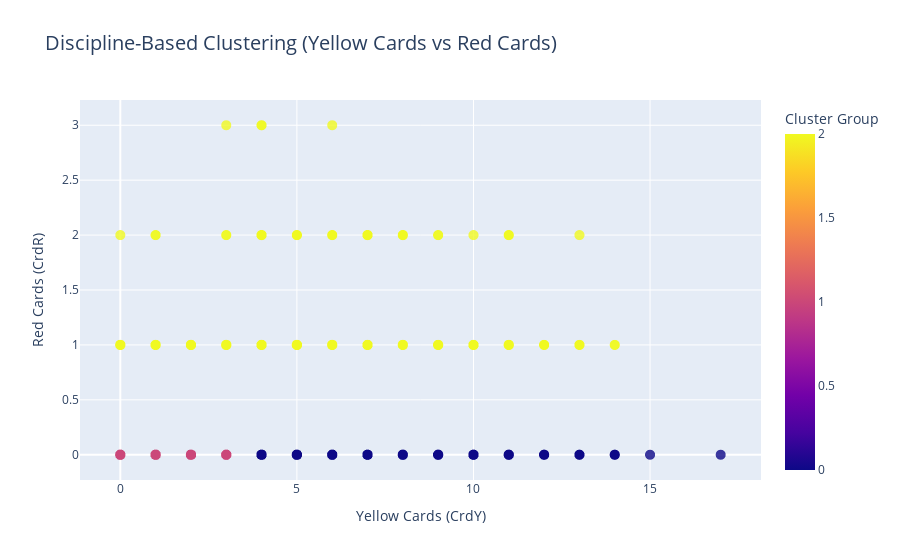
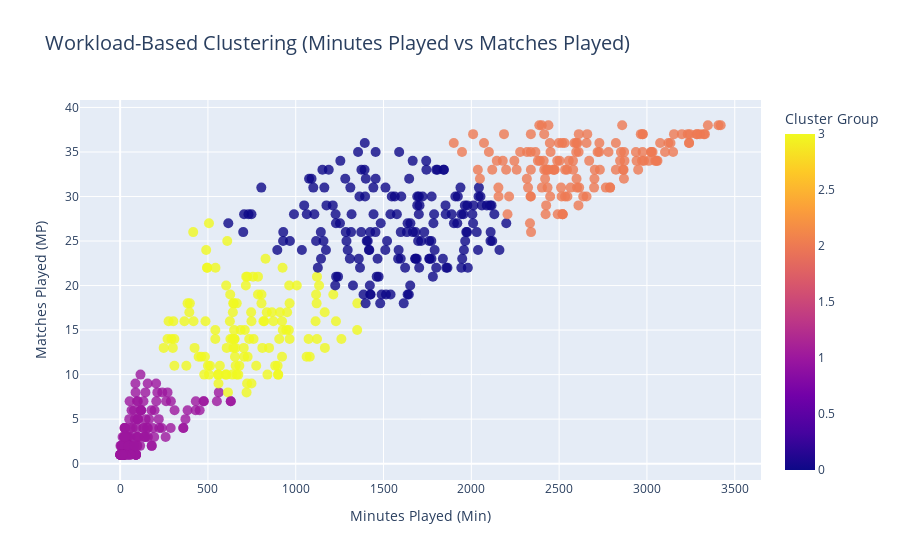
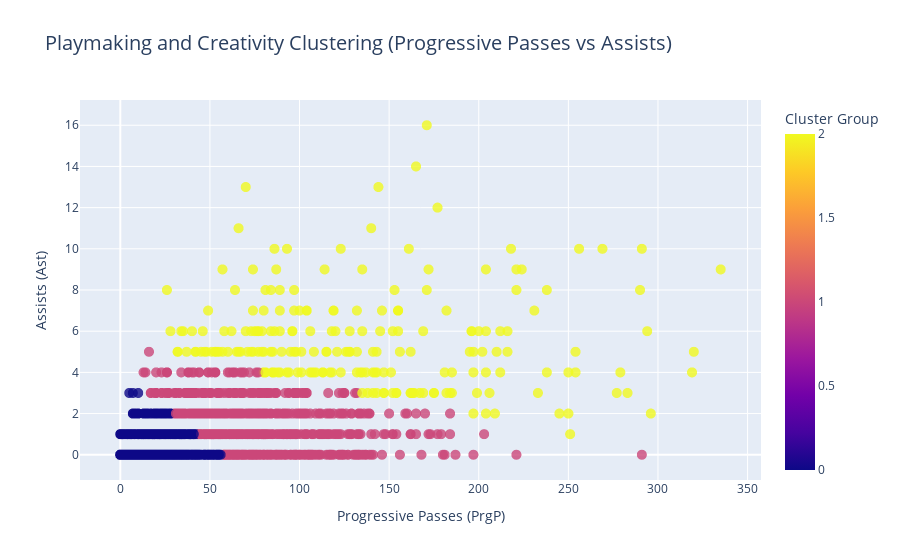
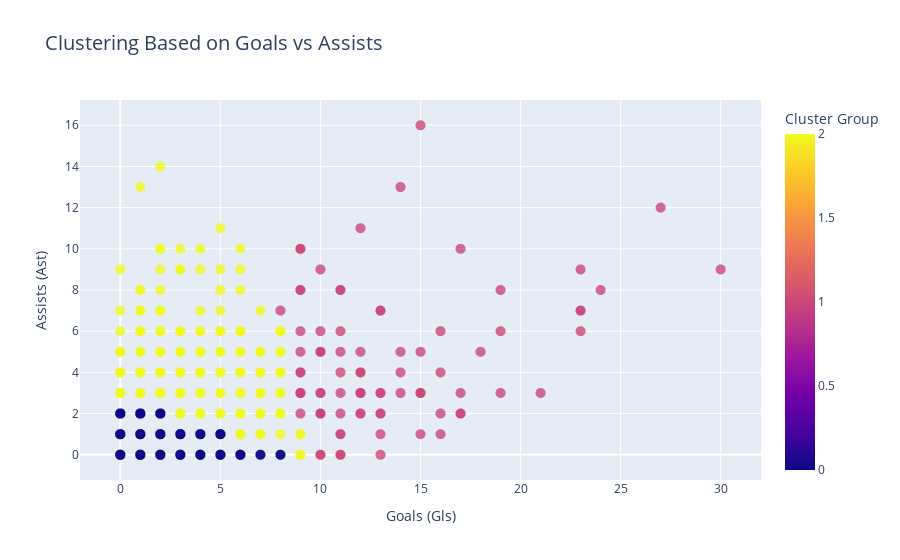

The code cell stored with these charts, in order, in its notebook:
### Code cell
import pandas as pd
from sklearn.cluster import KMeans
from sklearn.preprocessing import StandardScaler
import plotly.express as px

# Load player data
data = pd.read_csv('cleaned_dataset_no_index.csv')

# Helper function to perform interactive clustering and visualization
def interactive_cluster_and_visualize(data, columns, x_label, y_label, hover_name, n_clusters, title):
    # Filter data for the selected columns
    subset = data[columns + [hover_name]].dropna()

    # Normalize the data
    scaler = StandardScaler()
    scaled_data = scaler.fit_transform(subset[columns])

    # Apply K-Means clustering
    kmeans = KMeans(n_clusters=n_clusters, random_state=42)
    clusters = kmeans.fit_predict(scaled_data)

    # Add cluster labels to the data
    subset['Cluster'] = clusters

    # Interactive scatter plot with Plotly
    fig = px.scatter(
        subset,
        x=x_label,
        y=y_label,
        color='Cluster',
        hover_name=hover_name,
        title=title,
        color_continuous_scale=px.colors.sequential.Plasma,
        labels={'Cluster': 'Cluster Group'}
    )
    fig.update_traces(marker=dict(size=10, opacity=0.8), selector=dict(mode='markers'))
    fig.update_layout(title=dict(font=dict(size=20)), legend=dict(title='Cluster'))
    fig.show()

    # Return the clustered data
    return subset

# 1. Discipline-Based Clustering
discipline_columns = ['Yellow Cards (CrdY)', 'Red Cards (CrdR)']
discipline_clusters = interactive_cluster_and_visualize(
    data,
    discipline_columns,
    x_label='Yellow Cards (CrdY)',
    y_label='Red Cards (CrdR)',
    hover_name='Player',  # Ensure this column exists for hover text
    n_clusters=3,
    title="Discipline-Based Clustering (Yellow Cards vs Red Cards)"
)

# 2. Workload-Based Clustering
workload_columns = ['Minutes Played (Min)', 'Matches Played (MP)']
workload_clusters = interactive_cluster_and_visualize(
    data,
    workload_columns,
    x_label='Minutes Played (Min)',
    y_label='Matches Played (MP)',
    hover_name='Player',  # Ensure this column exists for hover text
    n_clusters=4,
    title="Workload-Based Clustering (Minutes Played vs Matches Played)"
)

# 3. Playmaking and Creativity Clustering
creativity_columns = ['Progressive Passes (PrgP)', 'Assists (Ast)']
creativity_clusters = interactive_cluster_and_visualize(
    data,
    creativity_columns,
    x_label='Progressive Passes (PrgP)',
    y_label='Assists (Ast)',
    hover_name='Player',  # Ensure this column exists for hover text
    n_clusters=3,
    title="Playmaking and Creativity Clustering (Progressive Passes vs Assists)"
)

# 4. Goals vs Assists Clustering
goals_assists_columns = ['Goals (Gls)', 'Assists (Ast)']
goals_assists_clusters = interactive_cluster_and_visualize(
    data,
    goals_assists_columns,
    x_label='Goals (Gls)',
    y_label='Assists (Ast)',
    hover_name='Player',  # Ensure this column exists for hover text
    n_clusters=3,
    title="Clustering Based on Goals vs Assists"
)

### Figure 1 — Plotly figure (JSON) as saved in the notebook; plotly's stock layout.template omitted (floating-point values rounded to 4 significant figures; data arrays with more than 128 entries replaced by an {"elided": "..."} marker saying what was removed)
{"data": [{"hovertemplate": "<b>%{hovertext}</b><br><br>Yellow Cards (CrdY)=%{x}<br>Red Cards (CrdR)=%{y}<br>Cluster Group=%{marker.color}<extra></extra>", "hovertext": {"elided": "2333 str values"}, "legendgroup": "", "marker": {"color": {"elided": "2333 int values"}, "coloraxis": "coloraxis", "opacity": 0.8, "size": 10, "symbol": "circle"}, "mode": "markers", "name": "", "showlegend": false, "type": "scattergl", "x": {"elided": "2333 int values"}, "xaxis": "x", "y": {"elided": "2333 int values"}, "yaxis": "y"}], "layout": {"coloraxis": {"colorbar": {"title": {"text": "Cluster Group"}}, "colorscale": [[0, "#0d0887"], [0.1111, "#46039f"], [0.2222, "#7201a8"], [0.3333, "#9c179e"], [0.4444, "#bd3786"], [0.5556, "#d8576b"], [0.6667, "#ed7953"], [0.7778, "#fb9f3a"], [0.8889, "#fdca26"], [1, "#f0f921"]]}, "legend": {"title": {"text": "Cluster"}, "tracegroupgap": 0}, "title": {"font": {"size": 20}, "text": "Discipline-Based Clustering (Yellow Cards vs Red Cards)"}, "xaxis": {"anchor": "y", "domain": [0, 1], "title": {"text": "Yellow Cards (CrdY)"}}, "yaxis": {"anchor": "x", "domain": [0, 1], "title": {"text": "Red Cards (CrdR)"}}}}

### Figure 2 — Plotly figure (JSON) as saved in the notebook; plotly's stock layout.template omitted (floating-point values rounded to 4 significant figures; data arrays with more than 128 entries replaced by an {"elided": "..."} marker saying what was removed)
{"data": [{"hovertemplate": "<b>%{hovertext}</b><br><br>Minutes Played (Min)=%{x}<br>Matches Played (MP)=%{y}<br>Cluster Group=%{marker.color}<extra></extra>", "hovertext": {"elided": "592 str values"}, "legendgroup": "", "marker": {"color": {"elided": "592 int values"}, "coloraxis": "coloraxis", "opacity": 0.8, "size": 10, "symbol": "circle"}, "mode": "markers", "name": "", "orientation": "v", "showlegend": false, "type": "scatter", "x": {"elided": "592 int values"}, "xaxis": "x", "y": {"elided": "592 int values"}, "yaxis": "y"}], "layout": {"coloraxis": {"colorbar": {"title": {"text": "Cluster Group"}}, "colorscale": [[0, "#0d0887"], [0.1111, "#46039f"], [0.2222, "#7201a8"], [0.3333, "#9c179e"], [0.4444, "#bd3786"], [0.5556, "#d8576b"], [0.6667, "#ed7953"], [0.7778, "#fb9f3a"], [0.8889, "#fdca26"], [1, "#f0f921"]]}, "legend": {"title": {"text": "Cluster"}, "tracegroupgap": 0}, "title": {"font": {"size": 20}, "text": "Workload-Based Clustering (Minutes Played vs Matches Played)"}, "xaxis": {"anchor": "y", "domain": [0, 1], "title": {"text": "Minutes Played (Min)"}}, "yaxis": {"anchor": "x", "domain": [0, 1], "title": {"text": "Matches Played (MP)"}}}}

### Figure 3 — Plotly figure (JSON) as saved in the notebook; plotly's stock layout.template omitted (floating-point values rounded to 4 significant figures; data arrays with more than 128 entries replaced by an {"elided": "..."} marker saying what was removed)
{"data": [{"hovertemplate": "<b>%{hovertext}</b><br><br>Progressive Passes (PrgP)=%{x}<br>Assists (Ast)=%{y}<br>Cluster Group=%{marker.color}<extra></extra>", "hovertext": {"elided": "2333 str values"}, "legendgroup": "", "marker": {"color": {"elided": "2333 int values"}, "coloraxis": "coloraxis", "opacity": 0.8, "size": 10, "symbol": "circle"}, "mode": "markers", "name": "", "showlegend": false, "type": "scattergl", "x": {"elided": "2333 int values"}, "xaxis": "x", "y": {"elided": "2333 int values"}, "yaxis": "y"}], "layout": {"coloraxis": {"colorbar": {"title": {"text": "Cluster Group"}}, "colorscale": [[0, "#0d0887"], [0.1111, "#46039f"], [0.2222, "#7201a8"], [0.3333, "#9c179e"], [0.4444, "#bd3786"], [0.5556, "#d8576b"], [0.6667, "#ed7953"], [0.7778, "#fb9f3a"], [0.8889, "#fdca26"], [1, "#f0f921"]]}, "legend": {"title": {"text": "Cluster"}, "tracegroupgap": 0}, "title": {"font": {"size": 20}, "text": "Playmaking and Creativity Clustering (Progressive Passes vs Assists)"}, "xaxis": {"anchor": "y", "domain": [0, 1], "title": {"text": "Progressive Passes (PrgP)"}}, "yaxis": {"anchor": "x", "domain": [0, 1], "title": {"text": "Assists (Ast)"}}}}

### Figure 4 — Plotly figure (JSON) as saved in the notebook; plotly's stock layout.template omitted (floating-point values rounded to 4 significant figures; data arrays with more than 128 entries replaced by an {"elided": "..."} marker saying what was removed)
{"data": [{"hovertemplate": "<b>%{hovertext}</b><br><br>Goals (Gls)=%{x}<br>Assists (Ast)=%{y}<br>Cluster Group=%{marker.color}<extra></extra>", "hovertext": {"elided": "2333 str values"}, "legendgroup": "", "marker": {"color": {"elided": "2333 int values"}, "coloraxis": "coloraxis", "opacity": 0.8, "size": 10, "symbol": "circle"}, "mode": "markers", "name": "", "showlegend": false, "type": "scattergl", "x": {"elided": "2333 int values"}, "xaxis": "x", "y": {"elided": "2333 int values"}, "yaxis": "y"}], "layout": {"coloraxis": {"colorbar": {"title": {"text": "Cluster Group"}}, "colorscale": [[0, "#0d0887"], [0.1111, "#46039f"], [0.2222, "#7201a8"], [0.3333, "#9c179e"], [0.4444, "#bd3786"], [0.5556, "#d8576b"], [0.6667, "#ed7953"], [0.7778, "#fb9f3a"], [0.8889, "#fdca26"], [1, "#f0f921"]]}, "legend": {"title": {"text": "Cluster"}, "tracegroupgap": 0}, "title": {"font": {"size": 20}, "text": "Clustering Based on Goals vs Assists"}, "xaxis": {"anchor": "y", "domain": [0, 1], "title": {"text": "Goals (Gls)"}}, "yaxis": {"anchor": "x", "domain": [0, 1], "title": {"text": "Assists (Ast)"}}}}
